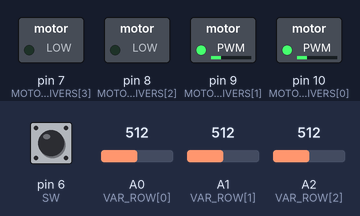
A sketch run on a simulated Arduino Uno, built with avr-gcc and run on an emulated ATmega328P. Parts: switched loads named in the sketch (green lamp = pin HIGH). Inputs (shaded band) come from the test bench; at power-on: A0 (VAR_ROW[0]) = 512, A1 (VAR_ROW[1]) = 512, A2 (VAR_ROW[2]) = 512, pin 6 (SW) HIGH. Pins used as bus, display or sensor lines are not drawn.

Above: at 1.2 s.
1.3 s: A0 (VAR_ROW[0]) set to 716
At 2.5 s:
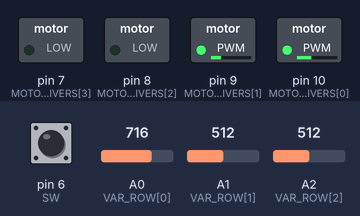
2.8 s: A1 (VAR_ROW[1]) set to 716
At 3.7 s:
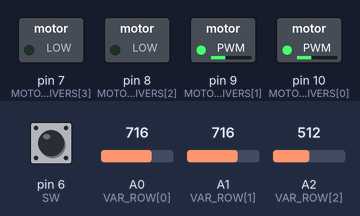
4.3 s: A2 (VAR_ROW[2]) set to 717
At 4.8 s:
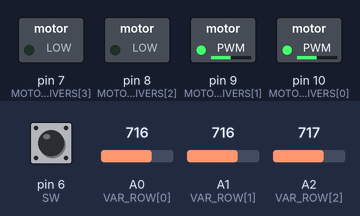
5.8 s: A2 (VAR_ROW[2]) set to 725
At 7.0 s:
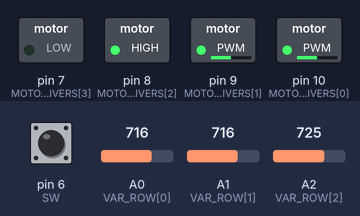
7.3 s: pin 6 (SW) pulled LOW for 0.15 s
At 7.37 s:
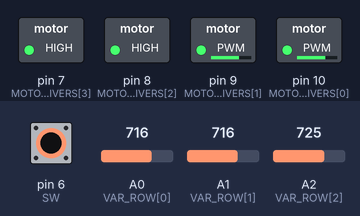
8.9 s: A0 (VAR_ROW[0]) set to 725
At 9.4 s:
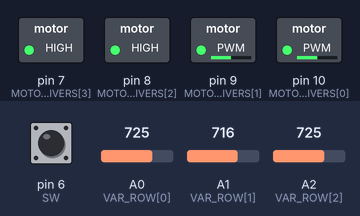
Timing chart, 0 to 11.4 s (numbered marks = the images above; inputs shaded):
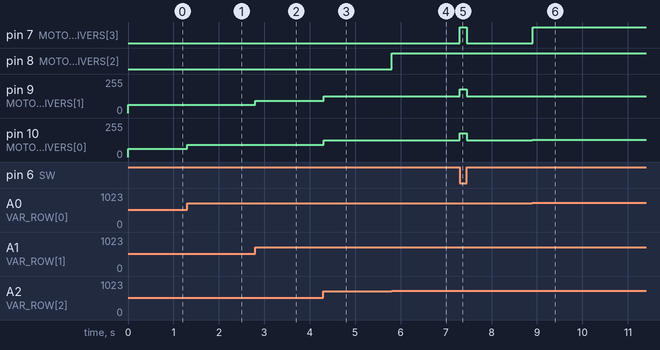

Measured:
- the behaviour switches between 724 and 725 on A2 (VAR_ROW[2]) (found by bisection; images 3 and 4)
- the behaviour switches between 724 and 725 on A0 (VAR_ROW[0]) (found by bisection; images 5 and 6)
- after the input at 1.3 s, pin 10 (MOTOR_DRIVERS[0]): 63/255 → 91/255 at once
- after the input at 2.8 s, pin 9 (MOTOR_DRIVERS[1]): 63/255 → 91/255 at once
- after the input at 4.3 s, pin 9 (MOTOR_DRIVERS[1]), pin 10 (MOTOR_DRIVERS[0]): 91/255 → 124/255 at once
- after the input at 5.8 s, pin 8 (MOTOR_DRIVERS[2]): LOW → HIGH at once; pin 9 (MOTOR_DRIVERS[1]), pin 10 (MOTOR_DRIVERS[0]): 124/255 → 126/255 at once
- after the input at 7.3 s, pin 7 (MOTOR_DRIVERS[3]): LOW → HIGH at once, → LOW 0.15 s later; pin 9 (MOTOR_DRIVERS[1]): 126/255 → 178/255 at once, → 126/255 0.15 s later; pin 10 (MOTOR_DRIVERS[0]): 126/255 → 180/255 at once, → 126/255 0.15 s later
- after the input at 8.9 s, pin 7 (MOTOR_DRIVERS[3]): LOW → HIGH at once; pin 10 (MOTOR_DRIVERS[0]): 126/255 → 128/255 at once

The sketch:

main.ino
```cpp
#include <math.h>

const int NO_MOTORS = 4;
const int MOTOR_DRIVERS[NO_MOTORS] = {10, 9, 8, 7};

const int NO_COLS = 3;
const int VAR_COL[NO_COLS] = {3, 4, 5};

const int NO_ROWS = 3;
const int VAR_ROW[NO_ROWS] = {A0, A1, A2};

const int SW = 6;

const int TOTAL_VALUES = NO_COLS * NO_ROWS;
int A_VALUES[TOTAL_VALUES];

const int NUM_THEMS = 5;
const int NUM_POTS  = 4;

bool switchPos = false;

float thermScaler = 2;
float potScaler = 1;

void readValues() {
    for (int c = 0; c < NO_COLS; c++) {
        digitalWrite(VAR_COL[c], HIGH);
        delayMicroseconds(5);
        for (int r = 0; r < NO_ROWS; r++) {
            A_VALUES[c * NO_ROWS + r] = analogRead(VAR_ROW[r]);
        }
        digitalWrite(VAR_COL[c], LOW);
    }
    switchPos = (digitalRead(SW) == LOW);
}

int modTherm(int val){
    float scaled = pow((float)val / 1023.0, thermScaler);
    int output = (int)(255.0 * scaled);
    return constrain(output, 0, 255);
}

int modPot(int val){
    float scaled = pow((float)val / 1023.0, potScaler);
    int output = (int)(255.0 * scaled);
    return constrain(output, 0, 255);
}

void setup() {
    for (int i = 0; i < NO_MOTORS; i++) {
        pinMode(MOTOR_DRIVERS[i], OUTPUT);
    }
    for (int i = 0; i < NO_COLS; i++) {
        pinMode(VAR_COL[i], OUTPUT);
        digitalWrite(VAR_COL[i], LOW);
    }
    for (int i = 0; i < NO_ROWS; i++) {
        pinMode(VAR_ROW[i], INPUT);
    }
    pinMode(SW, INPUT_PULLUP);
}

void loop() {
    readValues();
    if (switchPos) {
        for (int i = 0; i < NO_MOTORS; i++) {
            int pwm = A_VALUES[NUM_THEMS + i];
            analogWrite(MOTOR_DRIVERS[i], modPot(pwm));
        }
    }
    else {
        for (int i = 0; i < NO_MOTORS; i++) {
            int pwm = (A_VALUES[i] + A_VALUES[NUM_THEMS]) / 2;
            analogWrite(MOTOR_DRIVERS[i], modTherm(pwm));
        }
    }
}
```
